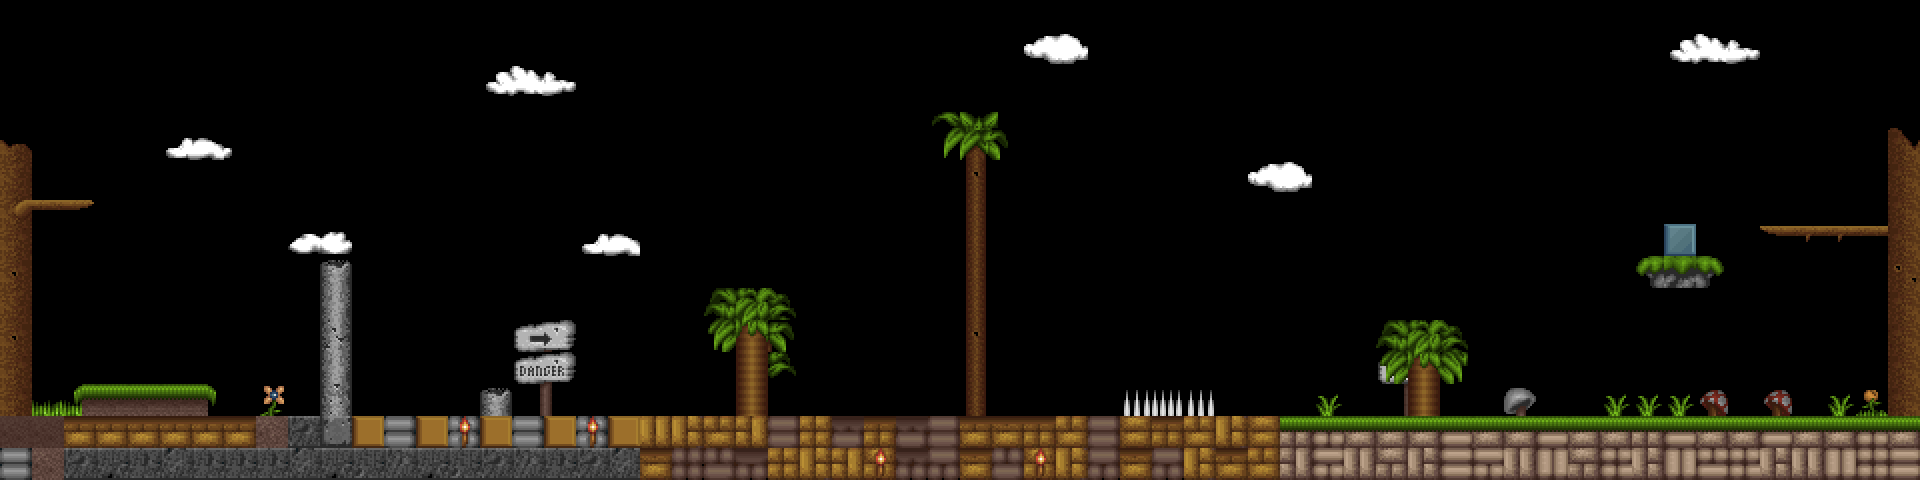

This game map was drawn from its Tiled (.tmx) file and the tilesets committed beside it. A one-line description and the trimmed map source follow:
An orthogonal 60x15 tile map with 32x32 px tiles, 3 tile layers (Fondo, Nivel, Cercano), 2 tilesets and 5 objects (Pieza, AnimatedGraphic, CanvasObject, MenuButton, Text).

<map version="1.10" tiledversion="1.11.0" orientation="orthogonal" renderorder="right-down" width="60" height="15" tilewidth="32" tileheight="32" infinite="0" parallaxoriginx="-570" parallaxoriginy="0" nextlayerid="6" nextobjectid="17">
 <properties>
  <property name="fuego" type="file" value="../images/Fuego.png" />
  <property name="marco" type="file" value="../images/Marco.png" />
  <property name="piezas" type="file" value="../images/Piezas.png" />
  <property name="reina" type="file" value="../images/Reina.png" />
 </properties>
 <tileset firstgid="1" name="blocks1" tilewidth="32" tileheight="32" spacing="2" margin="2" tilecount="198" columns="18">
  <image source="../images/blocks1.png" width="614" height="376" />
 </tileset>
 <tileset firstgid="199" name="blocks2" tilewidth="32" tileheight="32" spacing="2" margin="2" tilecount="198" columns="18">
  <image source="../images/blocks2.png" width="614" height="376" />
 </tileset>
 <layer id="3" name="Fondo" width="60" height="15" parallaxx="0.5">
  <data>[900 cells, 17 non-empty, 10 distinct tile ids]</data>
 </layer>
 <layer id="1" name="Nivel" width="60" height="15" parallaxx="0.7">
  <data>[900 cells, 66 non-empty, 45 distinct tile ids]</data>
 </layer>
 <layer id="4" name="Cercano" width="60" height="15">
  <properties>
   <property name="collidable" type="bool" value="true" />
  </properties>
  <data>[900 cells, 149 non-empty, 66 distinct tile ids]</data>
 </layer>
 <objectgroup id="2" name="Capa de Objetos 1">
  <object id="1" name="Peon" type="Pieza" x="127" y="321" width="46" height="62">
   <properties>
    <property name="animSpeed" type="int" value="0" />
    <property name="frameHeight" type="int" value="62" />
    <property name="frameWidth" type="int" value="46" />
    <property name="numFrames" type="int" value="1" />
    <property name="textureID" value="piezas" />
   </properties>
  </object>
  <object id="10" name="Fuego" type="AnimatedGraphic" x="319.333" y="222.333" width="38" height="39">
   <properties>
    <property name="animSpeed" type="int" value="6" />
    <property name="frameHeight" type="int" value="95" />
    <property name="frameWidth" type="int" value="70" />
    <property name="numFrames" type="int" value="4" />
    <property name="textureID" value="fuego" />
   </properties>
  </object>
  <object id="16" name="Marco" type="CanvasObject" x="0" y="0" width="640" height="480">
   <properties>
    <property name="frameHeight" type="int" value="480" />
    <property name="frameWidth" type="int" value="640" />
    <property name="textureID" value="marco" />
   </properties>
  </object>
  <object id="14" name="Boton" type="MenuButton" x="14" y="417" width="59" height="53">
   <properties>
    <property name="frameHeight" type="int" value="50" />
    <property name="frameWidth" type="int" value="50" />
    <property name="textureID" value="reina" />
   </properties>
  </object>
  <object id="15" name="Puntuacion" type="Text" x="15.5" y="23.5" width="87" height="37">
   <properties>
    <property name="font" value="PressStart2P-Regular.ttf" />
    <property name="fontSize" type="int" value="18" />
    <property name="text" value="Score: 0" />
    <property name="textColor" value="0xffffffff" />
   </properties>
  </object>
 </objectgroup>
</map>
